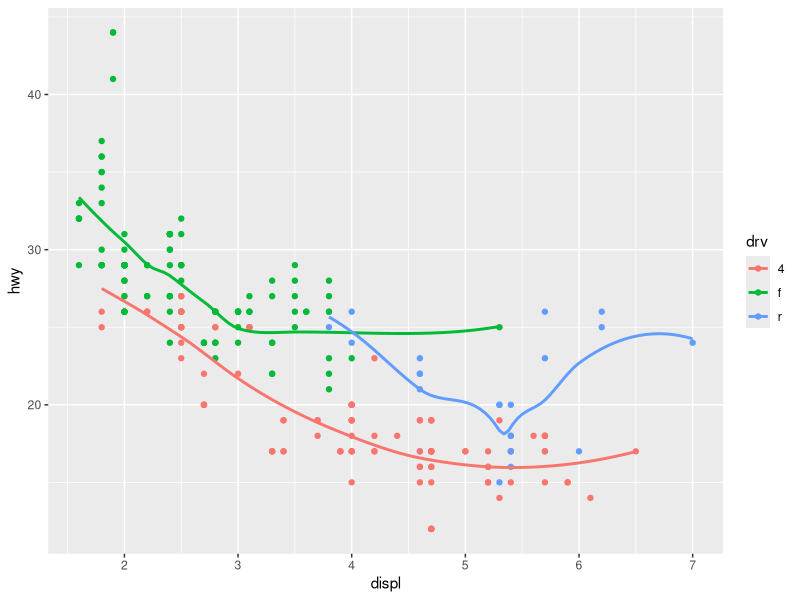
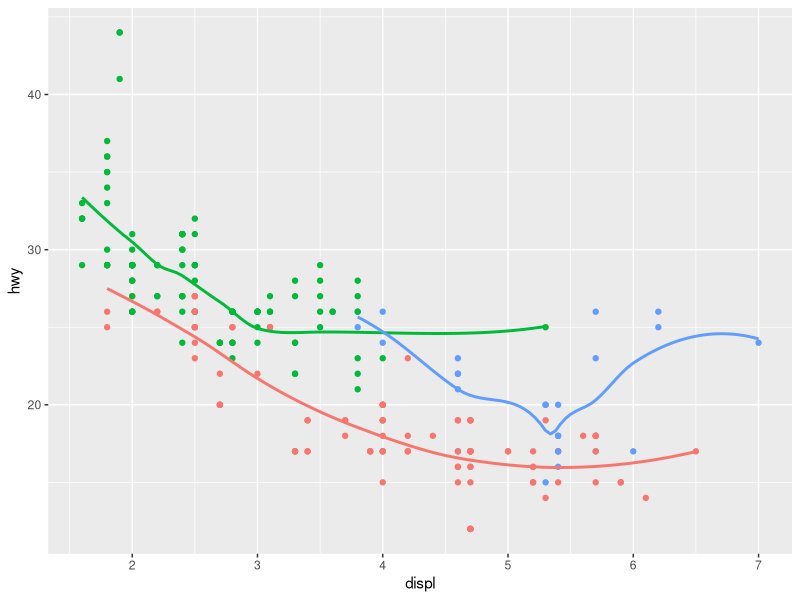
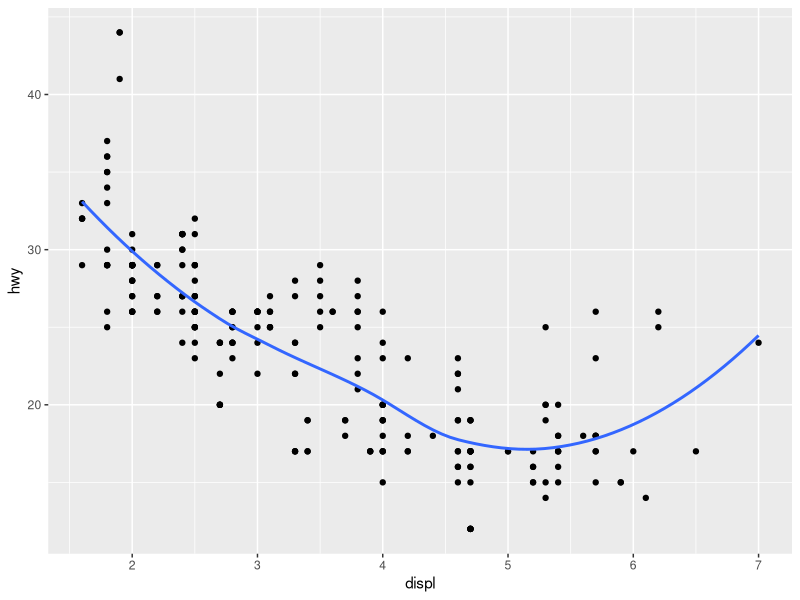
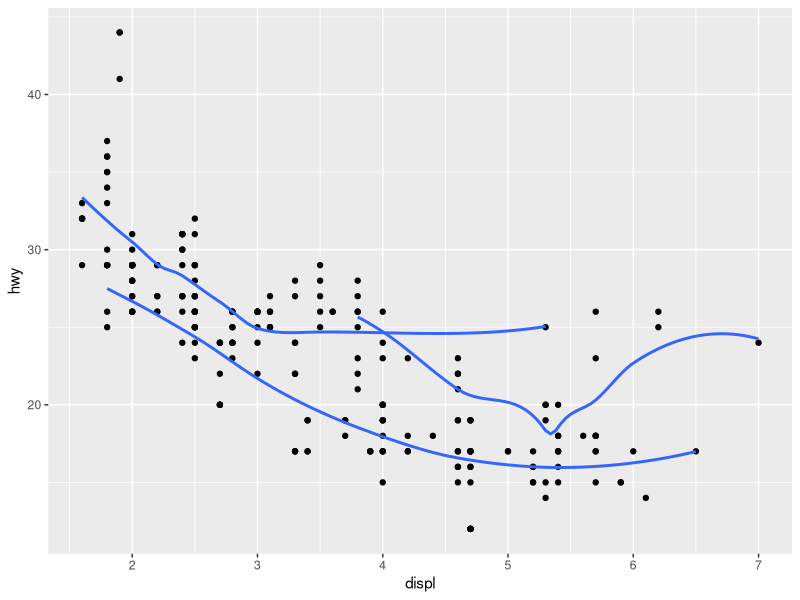
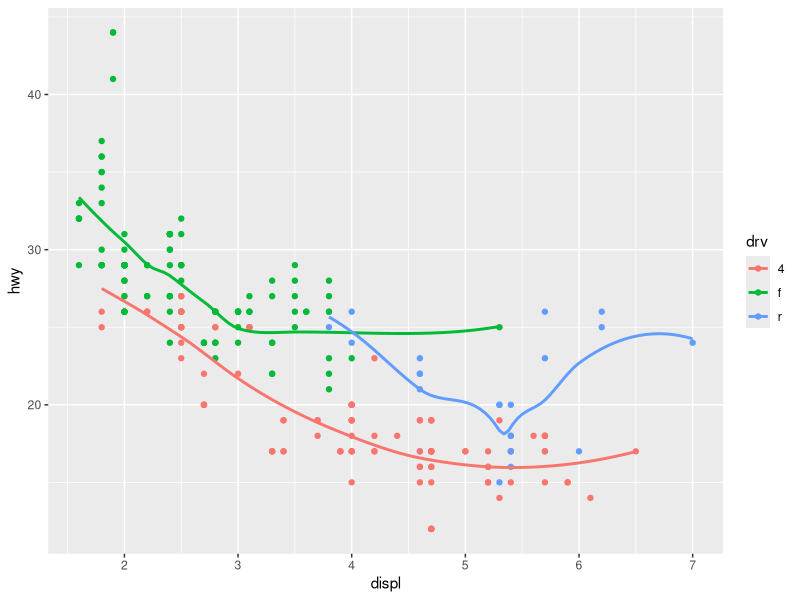
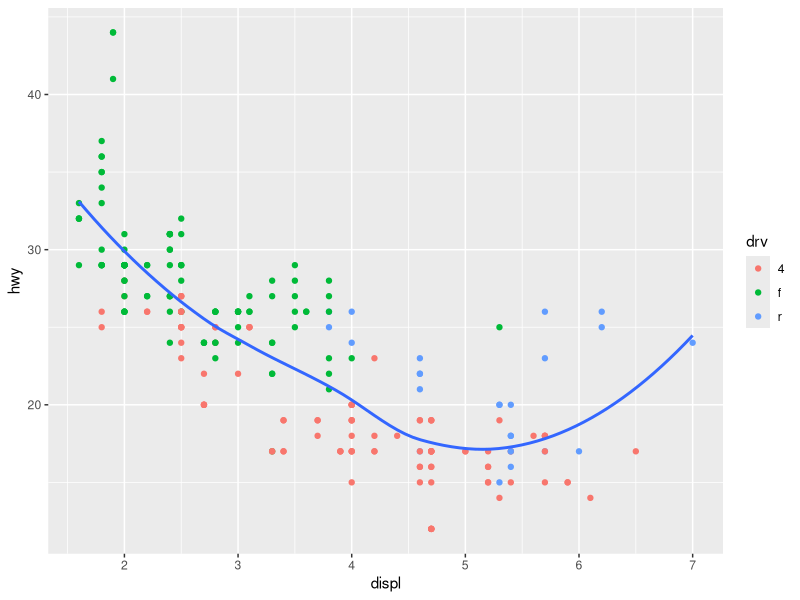
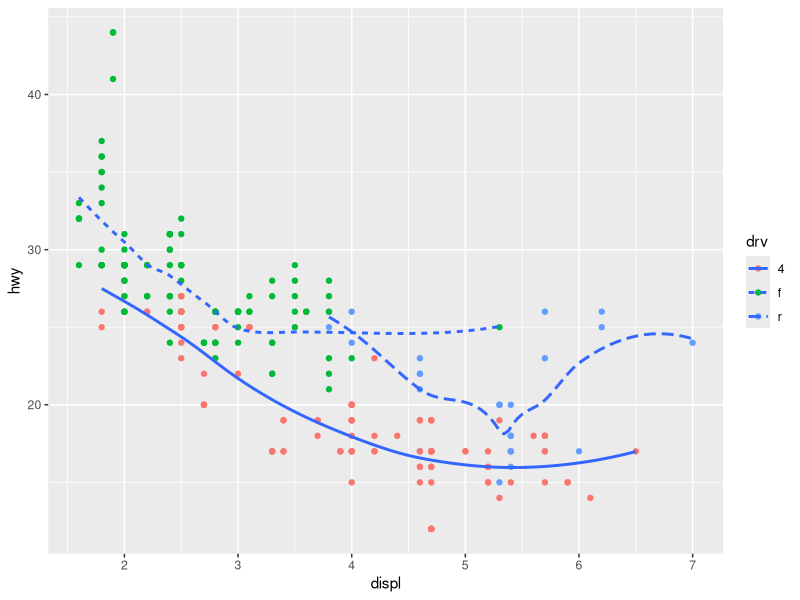
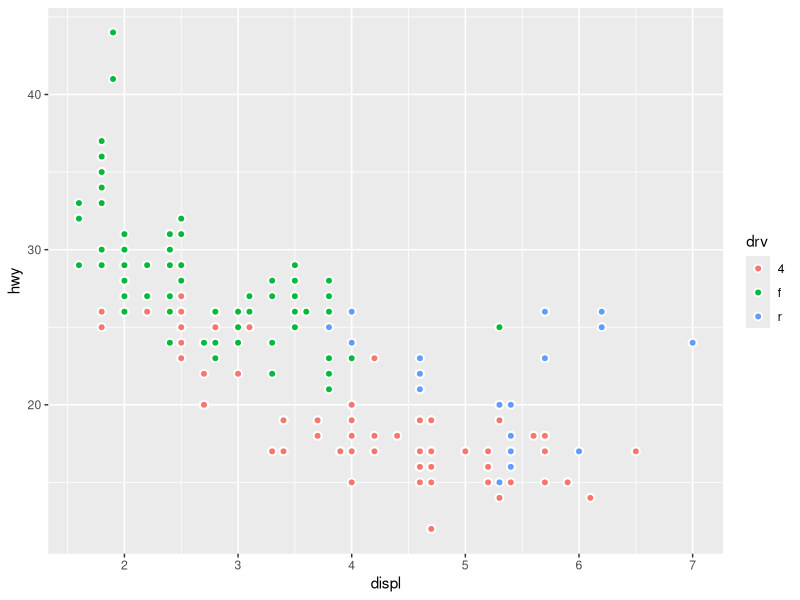

Here is the R script that generated these plots, in order:
## ---- chunk 1
knitr::opts_chunk$set(echo = TRUE)
## ---- chunk 2
library(ggplot2)
library(tidyverse)
?geom_line
?geom_boxplot
?geom_histogram
?geom_area
## ---- chunk 3
ggplot(data = mpg, mapping = aes(x = displ, y = hwy, color = drv)) + 
  geom_point() + 
  geom_smooth(se = FALSE)
## ---- chunk 4
ggplot(data = mpg, mapping = aes(x = displ, y = hwy, color = drv)) + 
  geom_point(show.legend = FALSE) + 
  geom_smooth(se = FALSE,show.legend = FALSE)
## ---- chunk 5
pl <- ggplot(mpg,aes(x=displ,y=hwy))
pl <- pl + geom_point()
pl <- pl + geom_smooth(se=FALSE)
pl
## ---- chunk 6
pl <- ggplot(mpg,aes(x=displ,y=hwy,group=drv))
pl <- pl + geom_point()
pl <- pl + geom_smooth(se=FALSE)
pl
## ---- chunk 7
pl <- ggplot(mpg,aes(x=displ,y=hwy,color=drv))
pl <- pl + geom_point()
pl <- pl + geom_smooth(se=FALSE)
pl
## ---- chunk 8
pl <- ggplot(mpg,aes(x=displ,y=hwy))
pl <- pl + geom_point(aes(color=drv))
pl <- pl + geom_smooth(se=FALSE)
pl
## ---- chunk 9
pl <- ggplot(mpg,aes(x=displ,y=hwy))
pl <- pl + geom_point(aes(color=drv))
pl <- pl + geom_smooth(aes(lty=drv),se=FALSE)
pl
## ---- chunk 10
pl <- ggplot(mpg,aes(x=displ,y=hwy))
pl <- pl + geom_point(aes(fill=drv),color="white",stroke=1,shape=21,size=2)
pl
## ---- chunk 11
demo <- tribble(
  ~cut,         ~freq,
  "Fair",       1610,
  "Good",       4906,
  "Very Good",  12082,
  "Premium",    13791,
  "Ideal",      21551
)

ggplot(data = demo) +
  geom_bar(mapping = aes(x = cut, y = freq), stat = "identity")
## ---- chunk 12
ggplot(data = demo) +
  geom_col(mapping = aes(x = cut, y = freq))
## ---- chunk 13
ggplot(data = diamonds) + 
  geom_bar(mapping = aes(x = cut, y = ..prop..))
## ---- chunk 14
ggplot(data = diamonds) + 
  geom_bar(mapping = aes(x = cut, fill = color, y = ..prop..))
